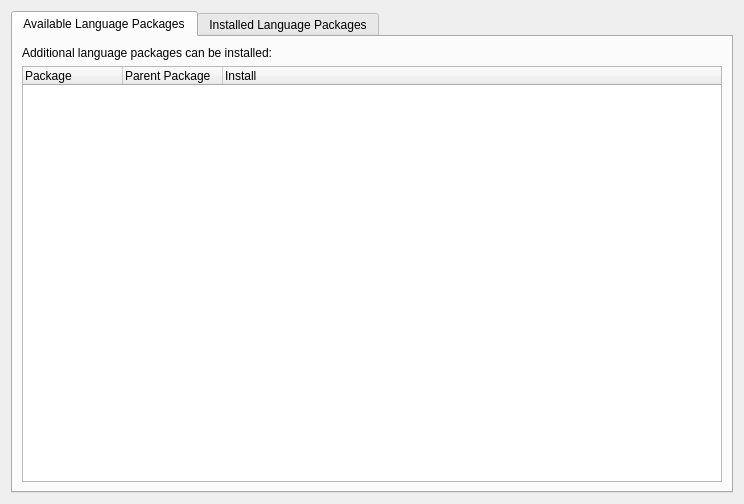
<?xml version="1.0" encoding="UTF-8"?>
<ui version="4.0">
 <class>Page_LanguagePackages</class>
 <widget class="QWidget" name="Page_LanguagePackages">
  <property name="geometry">
   <rect>
    <x>0</x>
    <y>0</y>
    <width>744</width>
    <height>504</height>
   </rect>
  </property>
  <property name="windowTitle">
   <string notr="true"/>
  </property>
  <layout class="QVBoxLayout" name="verticalLayout">
   <item>
    <widget class="QTabWidget" name="tabWidget">
     <property name="currentIndex">
      <number>0</number>
     </property>
     <widget class="QWidget" name="tabAvailable">
      <attribute name="title">
       <string>Available Language Packages</string>
      </attribute>
      <layout class="QVBoxLayout" name="verticalLayout_2">
       <item>
        <widget class="QLabel" name="labelAvailableInfo">
         <property name="text">
          <string>Additional language packages can be installed:</string>
         </property>
        </widget>
       </item>
       <item>
        <widget class="QTreeWidget" name="treeWidgetAvailable">
         <property name="iconSize">
          <size>
           <width>24</width>
           <height>24</height>
          </size>
         </property>
         <property name="rootIsDecorated">
          <bool>false</bool>
         </property>
         <property name="uniformRowHeights">
          <bool>true</bool>
         </property>
         <property name="itemsExpandable">
          <bool>false</bool>
         </property>
         <column>
          <property name="text">
           <string>Package</string>
          </property>
         </column>
         <column>
          <property name="text">
           <string>Parent Package</string>
          </property>
         </column>
         <column>
          <property name="text">
           <string>Install</string>
          </property>
         </column>
        </widget>
       </item>
      </layout>
     </widget>
     <widget class="QWidget" name="tabInstalled">
      <attribute name="title">
       <string>Installed Language Packages</string>
      </attribute>
      <layout class="QVBoxLayout" name="verticalLayout_3">
       <item>
        <widget class="QLabel" name="labelInstalledInfo">
         <property name="text">
          <string>Installed language packages:</string>
         </property>
        </widget>
       </item>
       <item>
        <widget class="QTreeWidget" name="treeWidgetInstalled">
         <property name="iconSize">
          <size>
           <width>24</width>
           <height>24</height>
          </size>
         </property>
         <property name="rootIsDecorated">
          <bool>false</bool>
         </property>
         <property name="uniformRowHeights">
          <bool>true</bool>
         </property>
         <property name="itemsExpandable">
          <bool>false</bool>
         </property>
         <column>
          <property name="text">
           <string>Package</string>
          </property>
         </column>
         <column>
          <property name="text">
           <string>Parent Package</string>
          </property>
         </column>
        </widget>
       </item>
      </layout>
     </widget>
    </widget>
   </item>
  </layout>
 </widget>
 <resources/>
 <connections/>
</ui>
